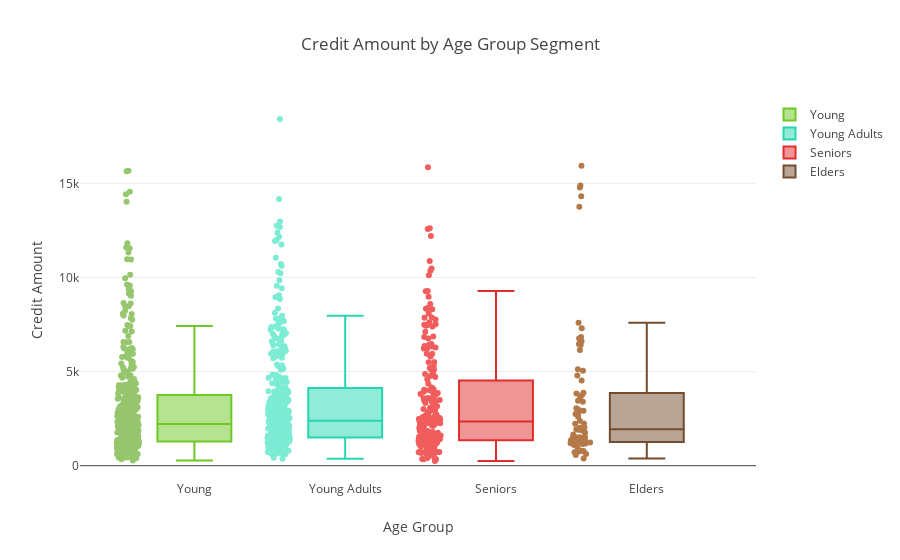

Notebook cell for this chart:
### Code cell
# Take credit amount values into a list
young = df['Credit_amount'].loc[df['Age_Group'] == 'Young'].values.tolist()
young_adults = df['Credit_amount'].loc[df['Age_Group'] == 'Young Adults'].values.tolist()
senior = df['Credit_amount'].loc[df['Age_Group'] == 'Senior'].values.tolist()
elder_credit = df['Credit_amount'].loc[df['Age_Group'] == 'Elder'].values.tolist()

# Create the box plots by age category
young_credit = go.Box(
    y = young,
    name = "Young",
    jitter = 0.3,
    pointpos = -1.8,
    boxpoints = 'all',
    marker = dict(
        color = 'rgb(150, 198, 109)'),
    line = dict(
        color = 'rgb(111, 200, 37)')
)

young_adults_credit = go.Box(
    y = young_adults,
    name = "Young Adults",
    jitter = 0.3,
    pointpos = -1.8,
    boxpoints = 'all',
    marker = dict(
        color = 'rgb(124, 236, 212)'),
    line = dict(
        color = 'rgb(38, 214, 177)')
)

senior_credit = go.Box(
    y = senior,
    name = "Seniors",
    jitter = 0.3,
    pointpos = -1.8,
    boxpoints = 'all',
    marker = dict(
        color = 'rgb(241, 93, 93)'),
    line = dict(
        color = 'rgb(225, 44, 44)')
)

elder_credit = go.Box(
    y = elder_credit,
    name = "Elders",
    jitter = 0.3,
    pointpos = -1.8,
    boxpoints = 'all',
    marker = dict(
        color = 'rgb(180, 121, 72)'),
    line = dict(
        color = 'rgb(115, 77, 46)')
)

data = [young_credit, young_adults_credit, senior_credit, elder_credit]

layout = dict(
    title="Credit Amount by Age Group Segment", 
    xaxis = dict(title="Age Group"),
    yaxis= dict(title="Credit Amount")
)

fig = dict(data=data, layout=layout)
iplot(fig, filename="Box Plot")

### Figure 1 — Plotly figure (JSON) as saved in the notebook; plotly's stock layout.template omitted (floating-point values rounded to 4 significant figures; data arrays with more than 128 entries replaced by an {"elided": "..."} marker saying what was removed)
{"data": [{"boxpoints": "all", "jitter": 0.3, "line": {"color": "rgb(111, 200, 37)"}, "marker": {"color": "rgb(150, 198, 109)"}, "name": "Young", "pointpos": -1.8, "type": "box", "uid": "f2636873-07fb-455f-a2d0-dfa4decd936f", "y": {"elided": "371 int values"}}, {"boxpoints": "all", "jitter": 0.3, "line": {"color": "rgb(38, 214, 177)"}, "marker": {"color": "rgb(124, 236, 212)"}, "name": "Young Adults", "pointpos": -1.8, "type": "box", "uid": "d0bc9e1d-b7e5-4035-8ce8-d490e1dfe39a", "y": {"elided": "355 int values"}}, {"boxpoints": "all", "jitter": 0.3, "line": {"color": "rgb(225, 44, 44)"}, "marker": {"color": "rgb(241, 93, 93)"}, "name": "Seniors", "pointpos": -1.8, "type": "box", "uid": "8856512b-f220-4044-b67c-ec163b2027ff", "y": {"elided": "203 int values"}}, {"boxpoints": "all", "jitter": 0.3, "line": {"color": "rgb(115, 77, 46)"}, "marker": {"color": "rgb(180, 121, 72)"}, "name": "Elders", "pointpos": -1.8, "type": "box", "uid": "d27efd46-decd-464f-ac35-5c60156d554f", "y": [1169, 3059, 1199, 6836, 1264, 6143, 2225, 1953, 1526, 1755, 618, 15945, 2012, 781, 766, 7308, 571, 5129, 1175, 1908, 1364, 2767, 1154, 2748, 1520, 4796, 6615, 1239, 13756, 14782, 14318, 3448, 3394, 1512, 2924, 3622, 3757, 1374, 2032, 1255, 1199, 2246, 385, 4526, 2600, 3832, 2384, 1538, 7596, 790, 6416, 1299, 5045, 1655, 1480, 3872, 1940, 6468, 930, 1338, 2957, 6761, 1364, 709, 1098, 14896, 1867, 1231, 1258, 753, 1409]}], "layout": {"title": {"text": "Credit Amount by Age Group Segment"}, "xaxis": {"title": {"text": "Age Group"}}, "yaxis": {"title": {"text": "Credit Amount"}}}}
